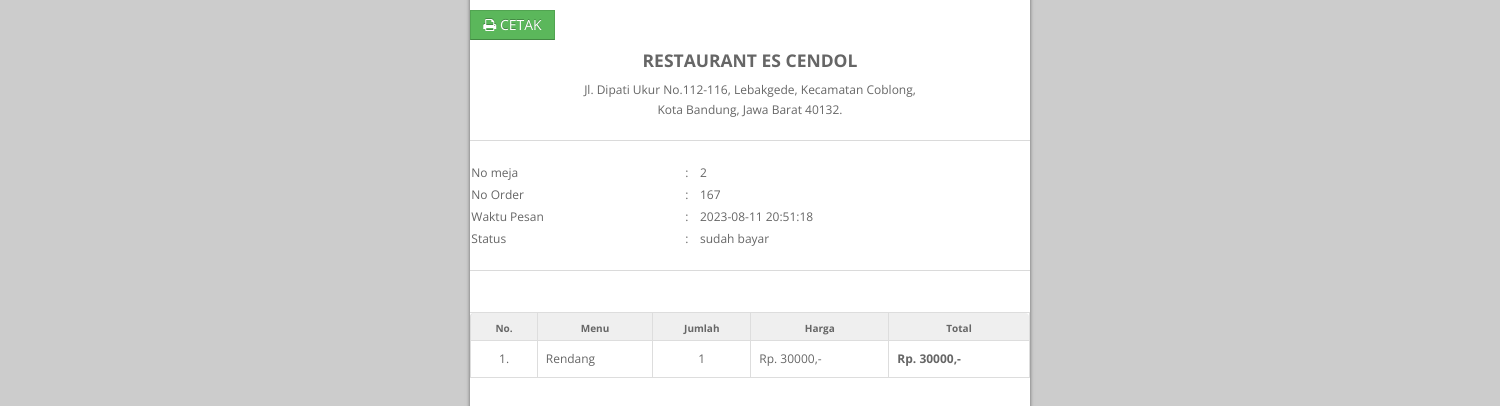
Page /detail_transaksi.php?konten=167 (signed in) on the committed database.
### tables this page shows
CREATE TABLE `tb_user` (
  `id_user` int(11) NOT NULL AUTO_INCREMENT,
  `username` varchar(150) NOT NULL,
  `password` varchar(150) NOT NULL,
  `nama_user` varchar(150) NOT NULL,
  `id_level` int(11) NOT NULL,
  `status` varchar(150) NOT NULL,
  PRIMARY KEY (`id_user`),
  UNIQUE KEY `username` (`username`),
  KEY `id_level` (`id_level`),
  CONSTRAINT `tb_user_ibfk_1` FOREIGN KEY (`id_level`) REFERENCES `tb_level` (`id_level`)
);

CREATE TABLE `tb_order` (
  `id_order` int(11) NOT NULL AUTO_INCREMENT,
  `id_admin` int(11) DEFAULT NULL,
  `id_pengunjung` int(11) NOT NULL,
  `waktu_pesan` datetime NOT NULL,
  `total_harga` varchar(150) NOT NULL,
  `uang_bayar` varchar(150) DEFAULT NULL,
  `uang_kembali` varchar(150) DEFAULT NULL,
  `status_order` varchar(150) NOT NULL,
  `status_masakan` varchar(150) NOT NULL,
  PRIMARY KEY (`id_order`),
  KEY `id_admin` (`id_admin`),
  KEY `id_pengunjung` (`id_pengunjung`),
  KEY `id_admin_2` (`id_admin`)
);

CREATE TABLE `tb_pesan` (
  `id_pesan` int(11) NOT NULL AUTO_INCREMENT,
  `id_user` int(11) NOT NULL,
  `id_order` int(11) DEFAULT NULL,
  `id_masakan` int(11) NOT NULL,
  `jumlah` int(11) DEFAULT NULL,
  `status_pesan` varchar(150) DEFAULT NULL,
  PRIMARY KEY (`id_pesan`)
);

CREATE TABLE `tb_masakan` (
  `id_masakan` int(11) NOT NULL AUTO_INCREMENT,
  `nama_masakan` varchar(150) NOT NULL,
  `harga` varchar(150) NOT NULL,
  `stok` int(11) NOT NULL,
  `status_masakan` varchar(150) NOT NULL,
  `gambar_masakan` varchar(150) NOT NULL,
  PRIMARY KEY (`id_masakan`)
);

### detail_transaksi.php (the view, shortened to what this page needs)
<!DOCTYPE html>
<html lang="en">
<?php
include "connection/koneksi.php";
$id = $_SESSION['id_user'];
if(isset ($_SESSION['username'])){
  $query = "select * from tb_user natural join tb_level where id_user = $id";
  mysqli_query($conn, $query);
  $sql = mysqli_query($conn, $query);
  while($r = mysqli_fetch_array($sql)){
?>
<head>
  <link rel="stylesheet" href="template/dashboard/css/bootstrap.min.css" />
  <link rel="stylesheet" href="template/dashboard/css/bootstrap-responsive.min.css" />
  <link rel="stylesheet" href="template/dashboard/css/fullcalendar.css" />
  <link rel="stylesheet" href="template/dashboard/css/matrix-style.css" />
  <link rel="stylesheet" href="template/dashboard/css/matrix-media.css" />
  <link href="template/dashboard/font-awesome/css/font-awesome.css" rel="stylesheet" />
  <link rel="stylesheet" href="template/dashboard/css/jquery.gritter.css" />
</head>
<body>
  <page size="dipakai" layout="landscape">
    <br>
    <div class="container">
    <form action="#" method="post" class="">
      <span id="remove">
        <a class="btn btn-success" type="submit" name="ubah_status"><span class="icon-print"></span> CETAK</a>
</form>
    </div>
    <?php
      $id_order = $_REQUEST['konten'];
      $query_order = "select * from tb_order left join tb_user on tb_order.id_pengunjung = tb_user.id_user where id_order = $id_order";
      $sql_order = mysqli_query($conn, $query_order);
      $result_order = mysqli_fetch_array($sql_order);
    ?>
      <center>
        <h4>
          RESTAURANT ES CENDOL
        </h4>
        <span>
        Jl. Dipati Ukur No.112-116, Lebakgede, Kecamatan Coblong,<br> Kota Bandung, Jawa Barat 40132.<br>
        </span>
      </center>
            <hr>
              <table style="width: 100%">
                <tr>
                  <td>
                    No meja
                  </td>
                  <td>
                  :
                  </td>
                  <td>
                    <?php echo $result_order['username'];?>
                  </td>
                </tr>
                <tr>
                  <td>
                    No Order
                  </td>
                  <td>
                  :
                  </td>
                  <td>
                    <?php echo $result_order['id_order'];?>
                  </td>
                </tr>
                <tr>
                  <td>
                    Waktu Pesan
                  </td>
                  <td>
                  :
                  </td>
                  <td>
                    <?php echo $result_order['waktu_pesan'];?>
                  </td>
                </tr>
                <tr>
                  <td>
                    Status
                  </td>
                  <td>
                  :
                  </td>
                  <td>
                    <?php echo $result_order['status_order'];?>
                  </td>
                </tr>
              </table>
              <hr><br>
              <table class="table table-bordered">
                <thead>
                  <tr>
                    <th class="head0">No.</th>
                    <th class="head1">Menu</th>
                    <th class="head0 right">Jumlah</th>
                    <th class="head1 right">Harga</th>
                    <th class="head0 right">Total</th>
                  </tr>
                </thead>
                <tbody>
                  <?php
                    $no_order_fiks = 1;
                    $query_order_fiks = "select * from tb_pesan natural join tb_masakan where id_order = $id_order";
                    $sql_order_fiks = mysqli_query($conn, $query_order_fiks);
                    while($r_order_fiks = mysqli_fetch_array($sql_order_fiks)){
                  ?>
                  <tr>
                    <td><center><?php echo $no_order_fiks++; ?>. </center></td>
                    <td><?php echo $r_order_fiks['nama_masakan'];?></td>
                    <td class="right"><center><?php echo $r_order_fiks['jumlah'];?></center></td>
                    <td class="right">Rp. <?php echo $r_order_fiks['harga'];?>,-</td>
                    <td class="right">
                      <strong>
                        Rp.
                        <?php
                          $hasil = $r_order_fiks['harga'] * $r_order_fiks['jumlah'];
                          echo $hasil;
                        ?>,-
                      </strong>
                    </td>
                  </tr>
                  <?php
                    }
                  ?>
<?php
  }
}
?>
</html>

### template/dashboard/css/matrix-style.css (style rules this page uses)
* { outline:none !important; -moz-outline: none !important; }
html, body { height:100% }
body { overflow-x: hidden; margin-top: -10px; font-family: 'Open Sans', sans-serif; font-size:12px; color:#666; }
a { color:#666; }
select, textarea, input[type="text"], input[type="password"], input[type="datetime"], input[type="datetime-local"], input[type="date"], input[type="month"], input[type="time"], input[type="week"], input[type="number"], input[type="email"], input[type="url"], input[type="search"], input[type="tel"], input[type="color"], .uneditable-input, .label, .dropdown-menu, .btn, .well, .progress, .table-bordered, .btn-group > .btn:first-child, .btn-group > .btn:last-child, .btn-group > .btn:last-child, .btn-group > .dropdown-toggle, .alert { border-radius:0px; }
.btn, textarea, input[type="text"], input[type="password"], input[type="datetime"], input[type="datetime-local"], input[type="date"], input[type="month"], input[type="time"], input[type="week"], input[type="number"], input[type="email"], input[type="url"], input[type="search"], input[type="tel"], input[type="color"], .uneditable-input { box-shadow:none; }
.progress, .progress-success .bar, .progress .bar-success, .progress-warning .bar, .progress .bar-warning, .progress-danger .bar, .progress .bar-danger, .progress-info .bar, .progress .bar-info, .btn, .btn-primary { background-image:none; }
hr { border-top-color:#dadada; }
.stat-boxes .peity_bar_good, .stat-boxes .peity_line_good, { color: #459D1C; }
.widget-title, .modal-header, .table th, div.dataTables_wrapper .ui-widget-header { background:#efefef; border-bottom: 1px solid #CDCDCD; height: 36px; }
.table th { height: auto; font-size: 10px; padding: 5px 10px 2px; border-bottom: 0; text-align: center; color: #666666; }
form { margin-bottom: 0; }

### template/dashboard/css/matrix-media.css (style rules this page uses)
body { background:#2E363F; }

### detail_transaksi.php (style rules this page uses)
body { background: rgb(204,204,204); }
page { background: white; display: block; margin: 0 auto; margin-bottom: 0.5cm; box-shadow: 0 0 0.1cm rgba(0,0,0,0.5); }
page[size="dipakai"][layout="landscape"] { width: 14.8cm; height: 20.8cm; }

### rows in the picture
tb_user: tb_user.username "2", tb_order.id_order "167", tb_order.waktu_pesan "2023-08-11 20:51:18", tb_order.status_order "sudah bayar"
tb_pesan: id_masakan.nama_masakan "Rendang", jumlah "1", id_masakan.harga "30000"
